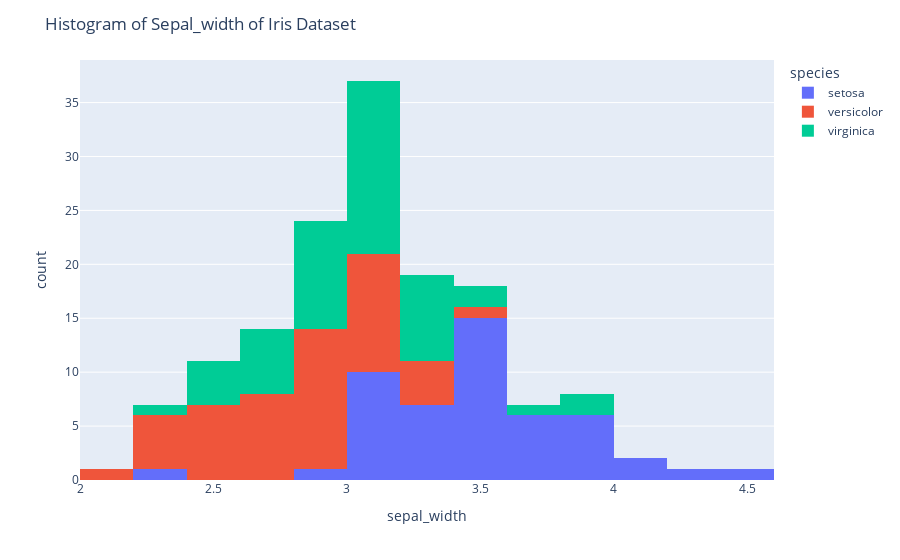

Notebook source saved alongside this figure:
### Markdown cell above
# 6. Histogram

### Code cell
fig6 = px.histogram(df, x="sepal_width", color='species')
fig6.update_layout(title='Histogram of Sepal_width of Iris Dataset')
fig6.show()
# Save the plot
fig6.write_image("./output/12_histogram.png")

### Figure 1 — Plotly figure (JSON) as saved in the notebook; plotly's stock layout.template omitted (floating-point values rounded to 4 significant figures)
{"data": [{"alignmentgroup": "True", "bingroup": "x", "hovertemplate": "species=setosa<br>sepal_width=%{x}<br>count=%{y}<extra></extra>", "legendgroup": "setosa", "marker": {"color": "#636efa", "pattern": {"shape": ""}}, "name": "setosa", "offsetgroup": "setosa", "orientation": "v", "showlegend": true, "type": "histogram", "x": [3.5, 3, 3.2, 3.1, 3.6, 3.9, 3.4, 3.4, 2.9, 3.1, 3.7, 3.4, 3, 3, 4, 4.4, 3.9, 3.5, 3.8, 3.8, 3.4, 3.7, 3.6, 3.3, 3.4, 3, 3.4, 3.5, 3.4, 3.2, 3.1, 3.4, 4.1, 4.2, 3.1, 3.2, 3.5, 3.6, 3, 3.4, 3.5, 2.3, 3.2, 3.5, 3.8, 3, 3.8, 3.2, 3.7, 3.3], "xaxis": "x", "yaxis": "y"}, {"alignmentgroup": "True", "bingroup": "x", "hovertemplate": "species=versicolor<br>sepal_width=%{x}<br>count=%{y}<extra></extra>", "legendgroup": "versicolor", "marker": {"color": "#EF553B", "pattern": {"shape": ""}}, "name": "versicolor", "offsetgroup": "versicolor", "orientation": "v", "showlegend": true, "type": "histogram", "x": [3.2, 3.2, 3.1, 2.3, 2.8, 2.8, 3.3, 2.4, 2.9, 2.7, 2, 3, 2.2, 2.9, 2.9, 3.1, 3, 2.7, 2.2, 2.5, 3.2, 2.8, 2.5, 2.8, 2.9, 3, 2.8, 3, 2.9, 2.6, 2.4, 2.4, 2.7, 2.7, 3, 3.4, 3.1, 2.3, 3, 2.5, 2.6, 3, 2.6, 2.3, 2.7, 3, 2.9, 2.9, 2.5, 2.8], "xaxis": "x", "yaxis": "y"}, {"alignmentgroup": "True", "bingroup": "x", "hovertemplate": "species=virginica<br>sepal_width=%{x}<br>count=%{y}<extra></extra>", "legendgroup": "virginica", "marker": {"color": "#00cc96", "pattern": {"shape": ""}}, "name": "virginica", "offsetgroup": "virginica", "orientation": "v", "showlegend": true, "type": "histogram", "x": [3.3, 2.7, 3, 2.9, 3, 3, 2.5, 2.9, 2.5, 3.6, 3.2, 2.7, 3, 2.5, 2.8, 3.2, 3, 3.8, 2.6, 2.2, 3.2, 2.8, 2.8, 2.7, 3.3, 3.2, 2.8, 3, 2.8, 3, 2.8, 3.8, 2.8, 2.8, 2.6, 3, 3.4, 3.1, 3, 3.1, 3.1, 3.1, 2.7, 3.2, 3.3, 3, 2.5, 3, 3.4, 3], "xaxis": "x", "yaxis": "y"}], "layout": {"barmode": "relative", "legend": {"title": {"text": "species"}, "tracegroupgap": 0}, "margin": {"t": 60}, "title": {"text": "Histogram of Sepal_width of Iris Dataset"}, "xaxis": {"anchor": "y", "domain": [0, 1], "title": {"text": "sepal_width"}}, "yaxis": {"anchor": "x", "domain": [0, 1], "title": {"text": "count"}}}}
